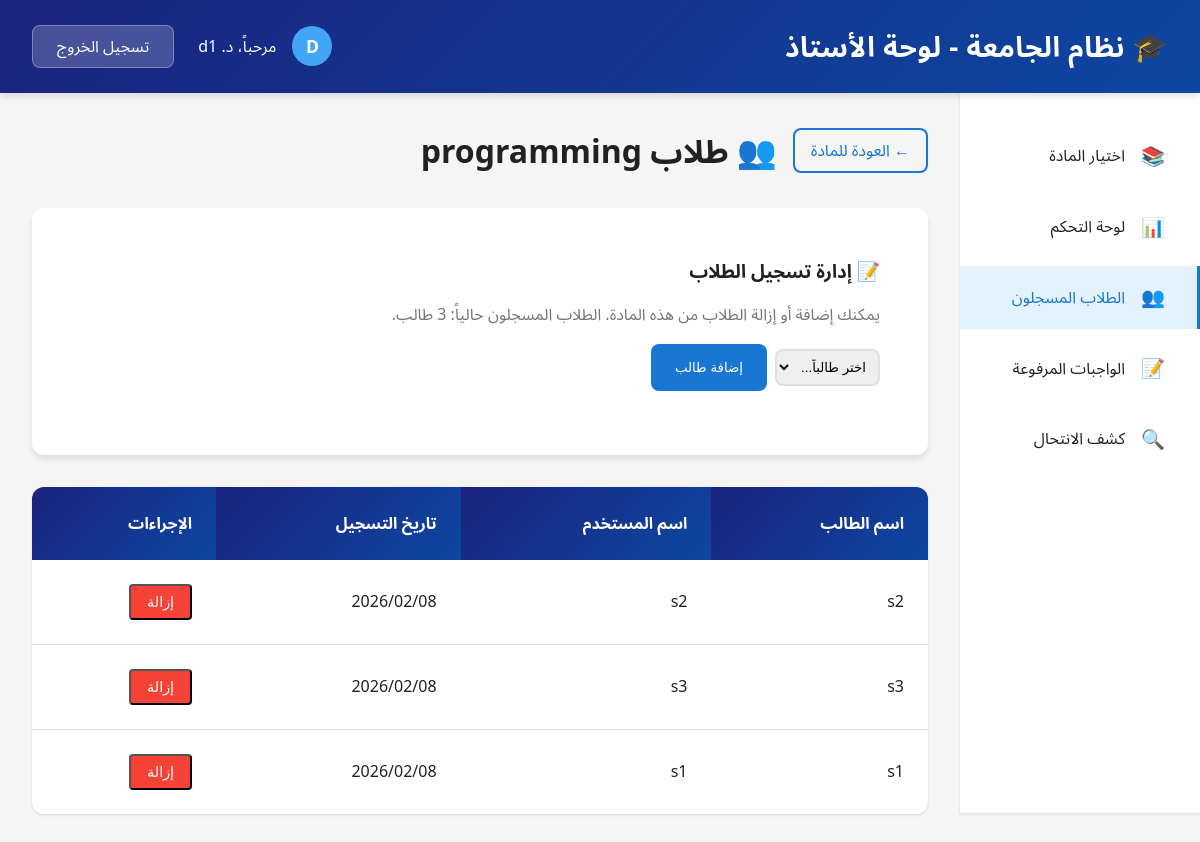
Page /doctor/subject/3/students/ (signed in) on the committed database.
### myapp/models.py (models this page shows, shortened)
class Subject(models.Model):
    name = models.CharField(max_length=100, unique=True)
    description = models.TextField(blank=True, null=True)
    doctor = models.ForeignKey(
        User,
        on_delete=models.SET_NULL,
        null=True,
        limit_choices_to={'profile__role': 'doctor'},
        related_name='teaching_subjects'
    )
    created_at = models.DateTimeField(auto_now_add=True)
    class Meta:
        verbose_name = 'Subject'
        verbose_name_plural = 'Subjects'
        ordering = ['name']

class Enrollment(models.Model):
    student = models.ForeignKey(
        User,
        on_delete=models.CASCADE,
        limit_choices_to={'profile__role': 'student'},
        related_name='enrollments'
    )
    subject = models.ForeignKey(
        Subject,
        on_delete=models.CASCADE,
        related_name='enrollments'
    )
    enrolled_date = models.DateTimeField(auto_now_add=True)
    class Meta:
        verbose_name = 'Enrollment'
        verbose_name_plural = 'Enrollments'
        unique_together = ('student', 'subject')
        ordering = ['-enrolled_date']

### myapp/views.py (the view, shortened to what this page needs)
# urls.py: path('doctor/subject/<int:subject_id>/students/', views.DoctorSubjectStudentsView.as_view(), name='doctor_subject_students'),
@method_decorator(login_required, name='dispatch')
class DoctorSubjectStudentsView(View):
    def get(self, request, subject_id):
        if not hasattr(request.user, 'profile') or request.user.profile.role != 'doctor':
            messages.error(request, 'غير مصرح لك بالوصول إلى هذه الصفحة.')
            return redirect('/')
        try:
            subject = Subject.objects.get(id=subject_id, doctor=request.user)
        except Subject.DoesNotExist:
            messages.error(request, 'المادة غير موجودة أو غير مسندة إليك.')
            return redirect('doctor_subject_select')
        enrolled_students = Enrollment.objects.filter(
            subject=subject
        ).select_related('student').order_by('-enrolled_date')
        enrolled_student_ids = enrolled_students.values_list('student_id', flat=True)
        available_students = User.objects.filter(
            profile__role='student'
        ).exclude(id__in=enrolled_student_ids)
        context = {
            'subject': subject,
            'enrolled_students': enrolled_students,
            'available_students': available_students,
            'total_students': enrolled_students.count()
        }
        return render(request, 'myapp/doctor_subject_students.html', context)

### templates/myapp/doctor_subject_students.html (shortened to what this page needs)
{% extends 'base.html' %}
{% load static %}
{% block content %}
    <header class="header">
        <div class="header-content">
            <h1>🎓 نظام الجامعة - لوحة الأستاذ</h1>
            <div class="header-user">
                <div class="user-info">
                    <div class="user-avatar">{{ user.username|slice:":1"|upper }}</div>
                    <span>مرحباً، د. {{ user.get_full_name|default:user.username }}</span>
                </div>
                <a href="{% url 'logout' %}" class="logout-btn">تسجيل الخروج</a>
            </div>
        </div>
    </header>
    <div class="dashboard-layout">
        <aside class="sidebar">
            <ul class="sidebar-menu">
                <li>
                    <a href="{% url 'doctor_subject_select' %}">
                        <span class="icon">📚</span>
                        <span>اختيار المادة</span>
                    </a>
                </li>
                <li>
                    <a href="{% url 'doctor_subject_detail' subject.id %}">
                        <span class="icon">📊</span>
                        <span>لوحة التحكم</span>
                    </a>
                </li>
                <li>
                    <a href="{% url 'doctor_subject_students' subject.id %}" class="active">
                        <span class="icon">👥</span>
                        <span>الطلاب المسجلون</span>
                    </a>
                </li>
                <li>
                    <a href="{% url 'doctor_subject_submissions' subject.id %}">
                        <span class="icon">📝</span>
                        <span>الواجبات المرفوعة</span>
                    </a>
                </li>
                <li>
                    <a href="{% url 'doctor_subject_plagiarism' subject.id %}">
                        <span class="icon">🔍</span>
                        <span>كشف الانتحال</span>
                    </a>
                </li>
            </ul>
        </aside>
        <main class="main-content">
            <div style="display: flex; align-items: center; gap: 1rem; margin-bottom: 2rem;">
                <a href="{% url 'doctor_subject_detail' subject.id %}" class="btn btn-outline" style="padding: 0.5rem 1rem;">
                    ← العودة للمادة
                </a>
                <h1 class="page-title" style="margin-bottom: 0;">👥 طلاب {{ subject.name }}</h1>
            </div>
            <div class="upload-card" style="margin-bottom: 2rem;">
                <h3 style="color: var(--text-dark); margin-bottom: 1rem;">📝 إدارة تسجيل الطلاب</h3>
                <p style="color: var(--text-gray); margin-bottom: 1rem;">
                    يمكنك إضافة أو إزالة الطلاب من هذه المادة. الطلاب المسجلون حالياً: {{ enrolled_students.count }} طالب.
                </p>
                <div style="display: flex; gap: 1rem; margin-bottom: 1rem;">
                    <form method="post" style="display: flex; gap: 0.5rem; align-items: center;">
                        <select name="student_id" required style="padding: 0.5rem; border: 2px solid var(--border-gray); border-radius: var(--radius-md);">
                            <option value="">اختر طالباً...</option>
                        </select>
                        <button type="submit" name="action" value="add" class="btn btn-primary">إضافة طالب</button>
                    </form>
                </div>
            </div>
            {% if enrolled_students %}
            <div class="table-container">
                <table>
                    <thead>
                        <tr>
                            <th>اسم الطالب</th>
                            <th>اسم المستخدم</th>
                            <th>تاريخ التسجيل</th>
                            <th>الإجراءات</th>
                        </tr>
                    </thead>
                    <tbody>
                        {% for enrollment in enrolled_students %}
                        <tr>
                            <td>{{ enrollment.student.get_full_name|default:enrollment.student.username }}</td>
                            <td>{{ enrollment.student.username }}</td>
                            <td>{{ enrollment.enrolled_date|date:"Y/m/d" }}</td>
                            <td>
                                <form method="post" style="display: inline;">
                                    <button type="submit" name="action" value="remove"
                                            class="btn-small"
                                            style="background: var(--danger-red);"
                                            onclick="return confirm('هل أنت متأكد من إزالة هذا الطالب من المادة؟')">
                                        إزالة
                                    </button>
                                </form>
                            </td>
                        </tr>
                        {% endfor %}
                    </tbody>
                </table>
            </div>
            {% endif %}
        </main>
    </div>
{% endblock %}

### rows in the picture
Subject: name "programming"
Enrollment: student.get_full_name "s2", student.username "s2", enrolled_date "2026/02/08"
Enrollment: student.get_full_name "s3", student.username "s3", enrolled_date "2026/02/08"
Enrollment: student.get_full_name "s1", student.username "s1", enrolled_date "2026/02/08"

### other values in the picture
{{ user.username|slice:":1"|upper }} "D"
{{ user.get_full_name|default:user.username }} "d1"
